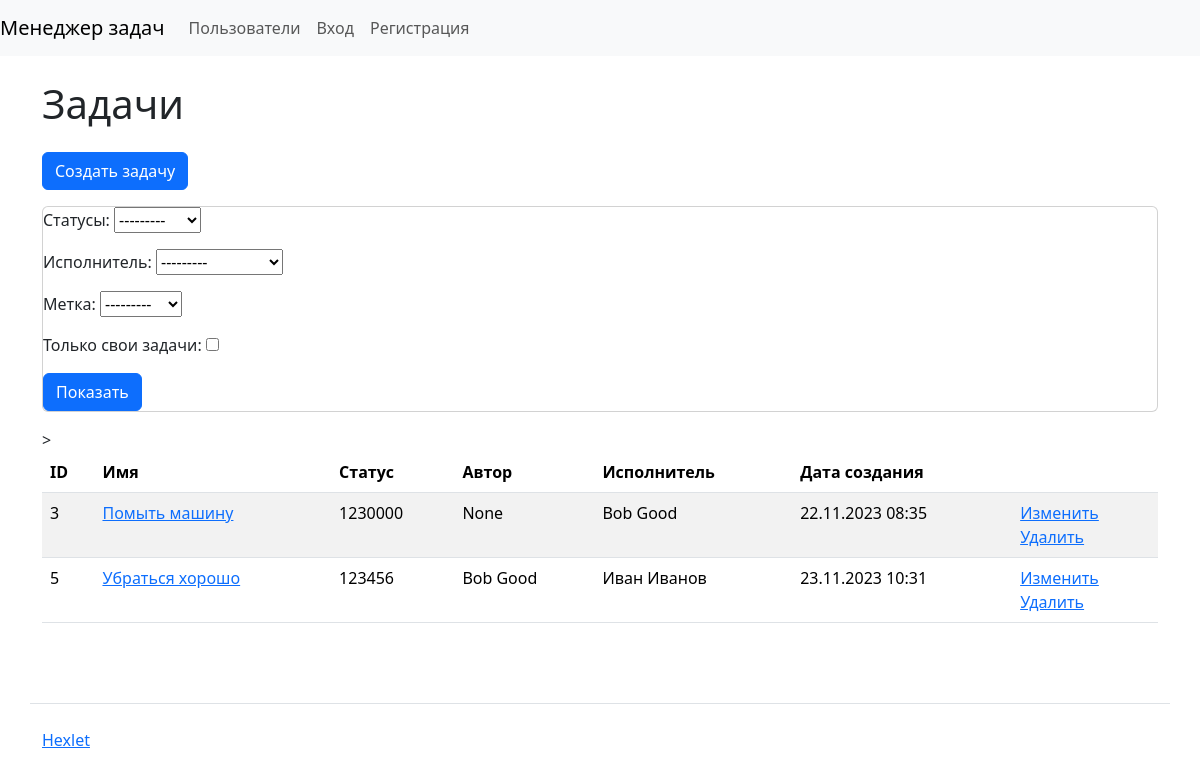
/tasks/, run on the app's committed database.
### task_manager/tasks/models.py (models this page shows, shortened)
class Task(models.Model):
    name = models.CharField(max_length=255)
    description = models.CharField(max_length=255)
    status = models.ForeignKey(Status, on_delete=models.PROTECT, related_name='status')
    author = models.ForeignKey(User, null=True, on_delete=models.PROTECT, related_name='author')
    executor = models.ForeignKey(User, blank=True,
                                 null=True, on_delete=models.PROTECT, related_name='executor')
    labels = models.ManyToManyField(Label,  blank=True,)
    created_at = models.DateTimeField(auto_now_add=True)

### task_manager/statuses/models.py (models this page shows)
class Status(models.Model):
    name = models.CharField(max_length=250, unique=True)
    created_at = models.DateTimeField(auto_now_add=True)
    def __str__(self):
        return self.name

### task_manager/users/models.py (models this page shows, shortened)
class User(AbstractUser):
    def __str__(self):
        return self.get_full_name()

### task_manager/tasks/views.py (the view)
# urls.py: path('', IndexTaskView.as_view(), name="tasks_index"),
class IndexTaskView(ListView, FilterView):
    def get(self, request, *args, **kwargs):
        tasks = Task.objects.all()
        tasks_filtered = TaskFilter(request.GET, queryset=tasks)
        return render(request, 'tasks/task.html', {'filter': tasks_filtered, 'tasks': tasks})

### task_manager/labels/models.py (called while the page is built)
    def __str__(self):
        return self.name

### task_manager/tasks/filters.py (called while the page is built)
    def get_self_tasks(self, queryset, name, value):
        if value is not None:
            return queryset
        return queryset.filter(creator_id=self.request.user.pk)

### task_manager/templates/tasks/task.html (shortened to what this page needs)
{% extends 'base.html' %}
{% load django_bootstrap5 %}
{% load i18n %}
{% block content %}
      <h1 class="my-4">{% trans 'Tasks' %}</h1>
<a class="btn btn-primary mb-3" href="{% url 'tasks_create'%}">Создать задачу</a>
    <div class="card mb-3">
	<form class="form-inline center" action="" method="get">
		{{ filter.form.as_p }}
        {% bootstrap_button button_type="submit" content="Показать" name="filter" %}
	</form>
</div>
        <table class="table table-striped">
          <thead class="thead-dark">
            <tr>
              <th>ID</th>
              <th>{% trans 'name' %}</th>
                <th>{% trans 'status' %}</th>
              <th>{% trans 'author' %}</th>
                <th>{% trans 'executor' %}</th>
              <th>{% trans 'date of creation' %}</th>
              <th></th>>
            </tr>
          </thead>
          <tbody>
{% if filter.qs  %}
          {% for task in filter.qs  %}
            <tr class="align-baseline">
              <td>{{ task.id }}</td>
              <td>
        <a href="{% url 'tasks_detail' task.pk %}">{{ task.name }}</a>
              </td>
              <td>{{ task.status }}</td>
              <td>{{ task.author }} </td>
                <td>{{ task.executor }} </td>
              <td>{{ task.created_at|date:"d.m.Y H:i" }}</td>
              <td>
                <a href="{% url 'tasks_update' pk=task.id %}" >{% trans 'Edit' %}</a>
                <br>
                <a href="{% url 'tasks_delete' pk=task.id %}" >{% trans 'Delete' %}</a>
              </td>
            </tr>
          {% endfor %}
{%endif%}
          </tbody>
        </table>
{% endblock %}

### data on the page
Task: id "3", name "Помыть машину", status "1230000", author "None", executor "Bob Good", created_at "22.11.2023 08:35"
Task: id "5", name "Убраться хорошо", status "123456", author "Bob Good", executor "Иван Иванов", created_at "23.11.2023 10:31"
